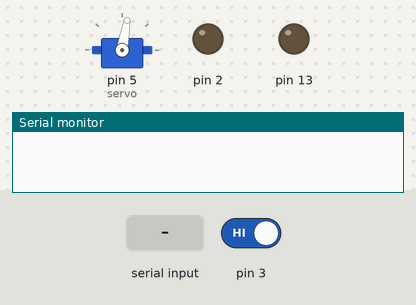
Bench run of a sketch on a simulated Arduino Uno, built with avr-gcc and run on an emulated ATmega328P. On the bench: servo, output pins drawn as LEDs (lit = HIGH), the last lines printed to the serial monitor. Inputs (shaded band) come from the test bench; at power-on: pin 3 HIGH. Random numbers use the default seed unless the sketch sets one.

Above: at 0.1 s.
1.3 s: "0" received over the second serial link
4.8 s: "1" received over the second serial link
At 6.3 s:
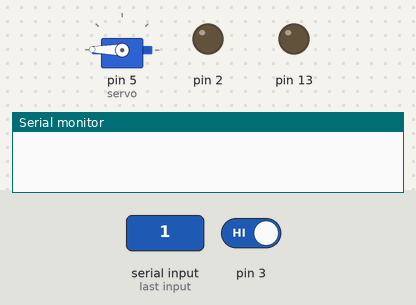
8.3 s: pin 3 driven LOW
At 16.8 s:
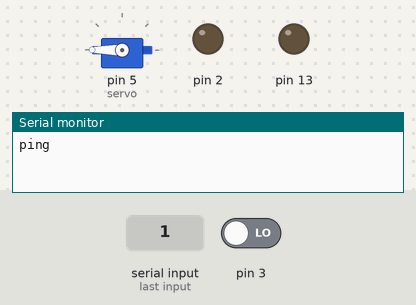
23.5 s: pin 3 driven HIGH
At 24.78 s:
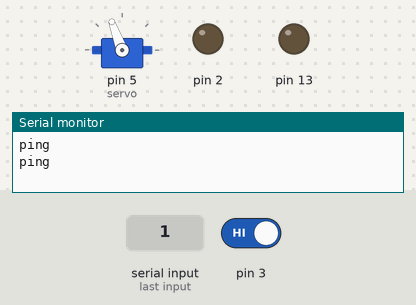
Timing chart, 0 to 28.0 s (numbered marks = the images above; inputs shaded):
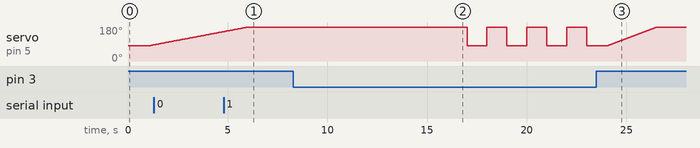

The sketch:

Xaef2.ino
```cpp
#include <SoftwareSerial.h>
#define rxP 7
#define txP 8
SoftwareSerial BT(rxP, txP);
int baudrate=9600;
long delayTime=1000;
bool ON;
#define maxEx 180
#define minEx 80
#include <Servo.h>
Servo servo;  // create servo object to control a servo
// twelve servo objects can be created on most boards

int pos = 0;    // variable to store the servo position
int maxTimeMin=5;
int MinTimeMin=1;
void setup() {
   Serial.begin(baudrate);
   BT.begin(baudrate);
  servo.attach(5);
  pinMode(3,INPUT_PULLUP);
  pinMode(2,OUTPUT),digitalWrite(2,0);//BT power
  pinMode(13,OUTPUT);

  if(digitalRead(3)==0){
    maxTimeMin=20;
    MinTimeMin=5;
    digitalWrite(2,1);
    //digitalWrite(13,1);
    delay(2000);
    //digitalWrite(13,0);
  }/*
  else{
    for(int i=0; i<3; i++){
        digitalWrite(13,1);
        delay(100);
        digitalWrite(13,0);
        delay(100);
    }*/

}

bool latch=false;
bool timerLatch=false;
long timer=0;
char READ= '0';
void loop(){
    if(BT.available()){
      READ = char(BT.read());
      Serial.println("ping");
      latch=false;
    }
    if(READ=='0'&& !latch){
      servo.write(minEx);
      latch=true;
    }
     if(READ=='1'&& !latch){
      poke(maxEx,25);
      latch=true;
    }
    if(!digitalRead(3)){
       burst(4);
    }
    if(millis()>=delayTime && latch){
        poke(maxEx,50);
        delay(10000);
        servo.write(minEx);
        delayTime=millis()+(random(MinTimeMin,maxTimeMin)*60000);
    }
}
void burst(int n){
     for(int i=0;i<n;i++){
          servo.write(maxEx);
          delay(1000);
          servo.write(minEx);
          delay(1000);
       }
}
void poke(int n,int t){
  for(pos = minEx;pos<n; pos++) {
            servo.write(pos);
            delay(t);
        }
}
```
